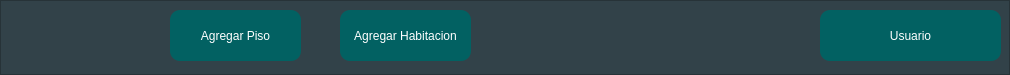
           <widget class="QFrame" name="frame_2">
            <property name="minimumSize">
             <size>
              <width>0</width>
              <height>75</height>
             </size>
            </property>
            <property name="styleSheet">
             <string notr="true">
QFrame{
background-color: rgba(50,66,73,255); /* Cambiar el color de fondo a azul oscuro */
}
QPushButton{
    background:rgba(2,97,98,255);
    /*border: 1px solid #2361a0; /* Cambiar el color del borde a azul oscuro */
    border-radius: 10px;
    font: 75 9pt &quot;MS Shell Dlg 2t&quot;;
/* Cambiar el color de fondo a azul oscuro */
    color: white;
}

QPushButton:hover{

background-color: qlineargradient(spread:pad, x1:0, y1:0.505682, x2:1, y2:0.477, stop:0 rgba(14, 52, 83, 1), stop:1 rgba(14, 52, 83, 1));
color: rgb(255, 255, 255);

}

QLineEdit{
background-color: rgb(255,255,255);
border:none;
border-bottom:2px solid rgba(46, 82, 101, 200);
   /*color: #2361a0;*/
	color:rgba(106,105,103,255);

}

QLabel{
color: rgba(106,105,103,255);
}
</string>
            </property>
            <property name="frameShape">
             <enum>QFrame::StyledPanel</enum>
            </property>
            <property name="frameShadow">
             <enum>QFrame::Raised</enum>
            </property>
            <widget class="QPushButton" name="pushButton_2">
             <property name="geometry">
              <rect>
               <x>820</x>
               <y>10</y>
               <width>181</width>
               <height>51</height>
              </rect>
             </property>
             <property name="text">
              <string>Usuario</string>
             </property>
            </widget>
            <widget class="QPushButton" name="agre_piso">
             <property name="geometry">
              <rect>
               <x>170</x>
               <y>10</y>
               <width>131</width>
               <height>51</height>
              </rect>
             </property>
             <property name="text">
              <string>Agregar Piso</string>
             </property>
            </widget>
            <widget class="QPushButton" name="pushButton_3">
             <property name="geometry">
              <rect>
               <x>340</x>
               <y>10</y>
               <width>131</width>
               <height>51</height>
              </rect>
             </property>
             <property name="text">
              <string>Agregar Habitacion</string>
             </property>
            </widget>
           </widget>
